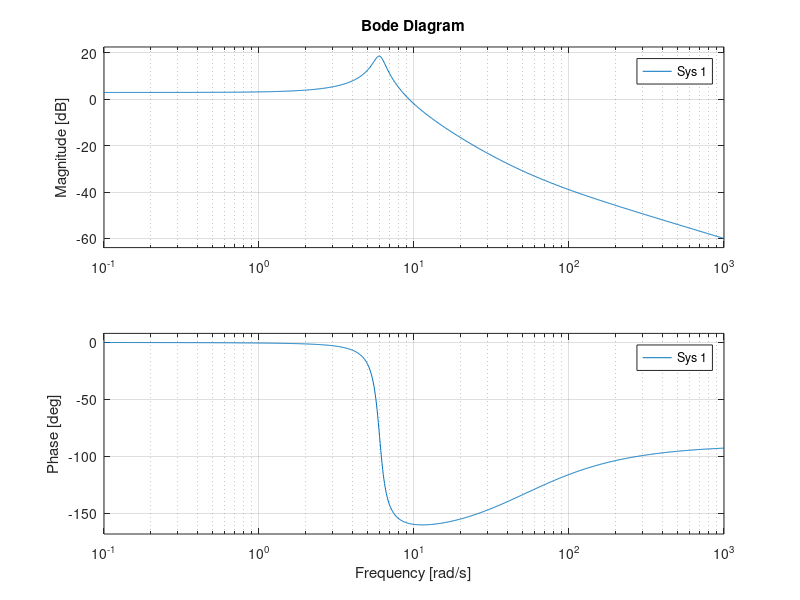
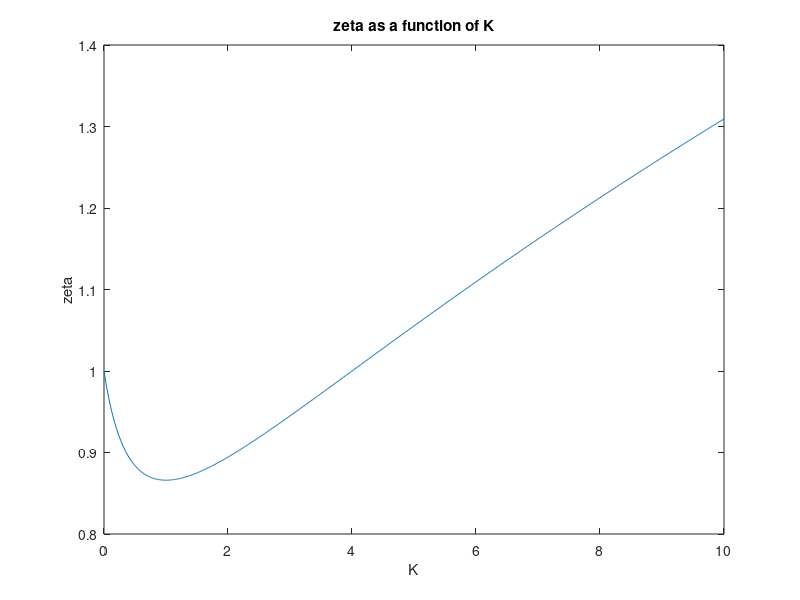

These charts were generated, in order, by the following MATLAB code:
%Signals PSET 7
%Camille Chow
%4/21/17

%Question 2
figure
bode(tf([1 50], [1 1 36]))
grid on

%Question 4b

alpha = 2;
k = (0:.01:10);
zeta = (k + alpha)./(2*sqrt(alpha.*k+1));

figure
plot(k,zeta)
title('zeta as a function of K')
xlabel('K')
ylabel('zeta')
%minimum value of zeta
[minZeta, i] = min(zeta);
minZeta
minK = k(i)
%critically damped
critVals = k(abs(zeta-1) < .0005)
%underdamped
under = k(zeta<1);
%overdamped
over = k(zeta>1);
